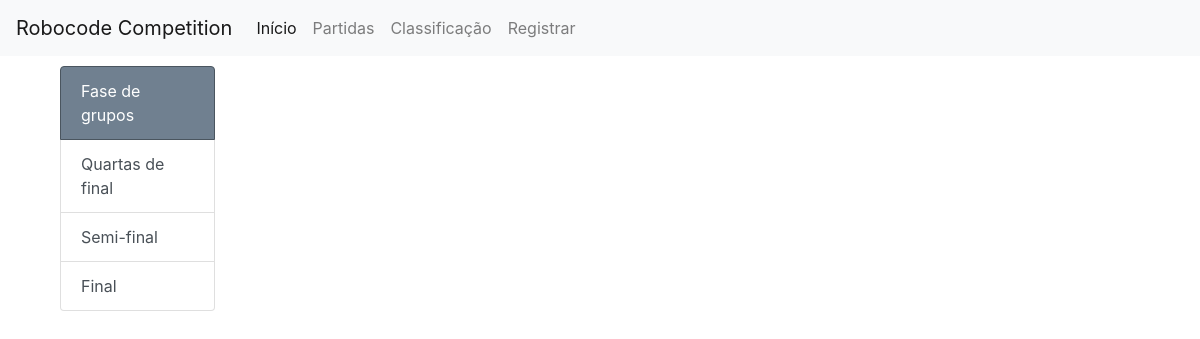
The app's page /partidas/, older data.
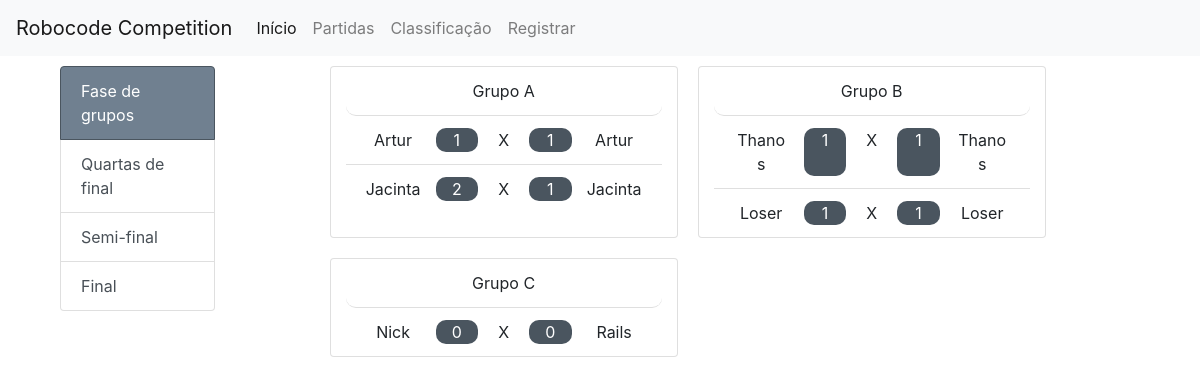
The same page, newer data.
### hotsite/models.py (models this page shows, shortened)
class Group(models.Model):
    name = models.CharField(max_length=50, verbose_name='Nome')
    class Meta:
        verbose_name = 'Grupo'
        verbose_name_plural = 'Grupos'

class Match(models.Model):
    stage = models.ForeignKey(Stage, on_delete=models.CASCADE, verbose_name='Etapa', related_name='match_set', null=True, blank=True)
    player_one = models.ForeignKey(Player, on_delete=models.CASCADE, verbose_name='Jogador 1', related_name='player_one')
    score_player_one = models.IntegerField(default=0, verbose_name='Placar do jogador 1')
    player_two = models.ForeignKey(Player, on_delete=models.CASCADE, verbose_name='Jogador 2', related_name='player_two')
    score_player_two = models.IntegerField(default=0, verbose_name='Placar do jogador 2')
    date = models.DateField(null=True, blank=True, verbose_name='Data')
    winner = models.ForeignKey(Player, on_delete=models.CASCADE, verbose_name='Vencedor', related_name='winner', null=True, blank=True)
    class Meta:
        verbose_name = 'Partida'
        verbose_name_plural = 'Partidas'

class Player(models.Model):
    class Meta:
        ordering = ['-score']
        verbose_name = 'Jogador'
        verbose_name_plural = 'Jogadores'
    STATE_CHOICES = ((True, 'Sim'), (False, 'Não'),)
    group = models.ForeignKey(Group, on_delete=models.CASCADE, verbose_name='Grupo', null=True, blank=True)
    name = models.CharField(max_length=50, verbose_name='Nome')
    email = models.EmailField(unique=True)
    robot_name = models.CharField(max_length=50, unique=True, verbose_name='Nome do robô')
    contributor = models.BooleanField(default=True, verbose_name='Desejo contribuir com o valor de R$ 5,00', choices=STATE_CHOICES)
    score = models.IntegerField(default=0, verbose_name='Pontuação')

### hotsite/views.py (the view)
# urls.py: path('partidas/', views.ListMatchView.as_view(), name='list-matches'),
class ListMatchView(ListView):
    template_name = 'hotsite/match_list.html'
    def get_queryset(self):
    	return Stage.objects.filter(name__iexact='Fase de Grupos')
    def get_context_data(self, *args, **kwargs):
        context = super(ListMatchView, self).get_context_data(*args, **kwargs)
        return get_match_list_by_group_context(context)

### hotsite/views.py (called while the page is built)
def get_match_list_by_group_context(context):
    groups = Group.objects.all()
    matches_by_group = {}
    for group in groups:
        matches_by_group[group.name] = Match.objects.filter(player_one__group=group, stage__name='Fase de Grupos')
    context['matches_by_group'] = matches_by_group
    return context

### hotsite/templates/hotsite/match_list.html (shortened to what this page needs)
{% extends "base.html" %}
{% load static %}
{% block content %}
    <div class="col-md-12">
        <div class="row">
            <div class="col-md-2" style="margin-top: 10px">
                <div class="list-group" id="list-tab" role="tablist">
                <a class="categories list-group-item list-group-item-action active" id="groups" data-toggle="list" href="#list-group" role="tab" aria-controls="home">Fase de grupos</a>
                <a class="categories list-group-item list-group-item-action" id="8" data-toggle="list" href="#list-8" role="tab" aria-controls="8">Quartas de final</a>
                <a class="categories list-group-item list-group-item-action" id="4" data-toggle="list" href="#list-4" role="tab" aria-controls="settings">Semi-final</a>
                <a class="categories list-group-item list-group-item-action" id="2" data-toggle="list" href="#list-2" role="tab" aria-controls="final">Final</a>
                </div>
            </div>
            <div class="col-md-10">
                <div class="tab-content" id="nav-tabContent">
                	{% include 'hotsite/match_list_ajax.html' %}
                </div>
            </div>
        </div>
    </div>
{% endblock %}

### hotsite/templates/hotsite/match_list_ajax.html (shortened to what this page needs)
<div  id="match-list-category">
	{% for stage in object_list %}
		{% if stage.name == 'Fase de Grupos' %}
		<div class="row offset-md-1">
			{% for group, matches in matches_by_group.items %}
				{% if matches %}
						<div class="card text-center col-md-5" style="margin: 10px">
							<div class="card-header" style="background-color: white">
								{{ group }}
							</div>
							<ul class="list-group list-group-flush">
							{% for match in matches %}
								<li class="list-group-item">
									<div class="row">
										<div class="col-md-5">
											<div class="row">
												<div class="col-md-8">
													{{ match.player_one.robot_name }}
												</div>
												<div class="col-md-4 player-score">
													{{ match.score_player_one }}
												</div>
											</div>
										</div>
										<div class="col-md-2">
											X
										</div>
										<div class="col-md-5">
											<div class="row">
												<div class="col-md-4 player-score">
													{{ match.score_player_two }}
												</div>
												<div class="col-md-8">
													{{ match.player_two.robot_name }}
												</div>
											</div>
										</div>
									</div>
								</li>
							{% endfor %}
							</ul>
						</div>
				{% endif %}
			{% endfor %}
		</div>
		{% endif %}
	{% endfor %}
</div>

Row changes from the older to the newer data that the page shows:
added Group: matches_by_group "Grupo A"
now on this page (row edited): Match: player_one.robot_name "Artur", score_player_one "1", score_player_two "1", player_two.robot_name "Artur", shown under "Grupo A"
now on this page (row edited): Match: player_one.robot_name "Jacinta", score_player_one "2", score_player_two "1", player_two.robot_name "Jacinta", shown under "Grupo A"
added Group: matches_by_group "Grupo B"
now on this page (row edited): Match: player_one.robot_name "Thanos", score_player_one "1", score_player_two "1", player_two.robot_name "Thanos", shown under "Grupo B"
now on this page (row edited): Match: player_one.robot_name "Loser", score_player_one "1", score_player_two "1", player_two.robot_name "Loser", shown under "Grupo B"
added Group: matches_by_group "Grupo C"
added Match: player_one.robot_name "Nick", score_player_one "0", score_player_two "0", player_two.robot_name "Rails", shown under "Grupo C"
